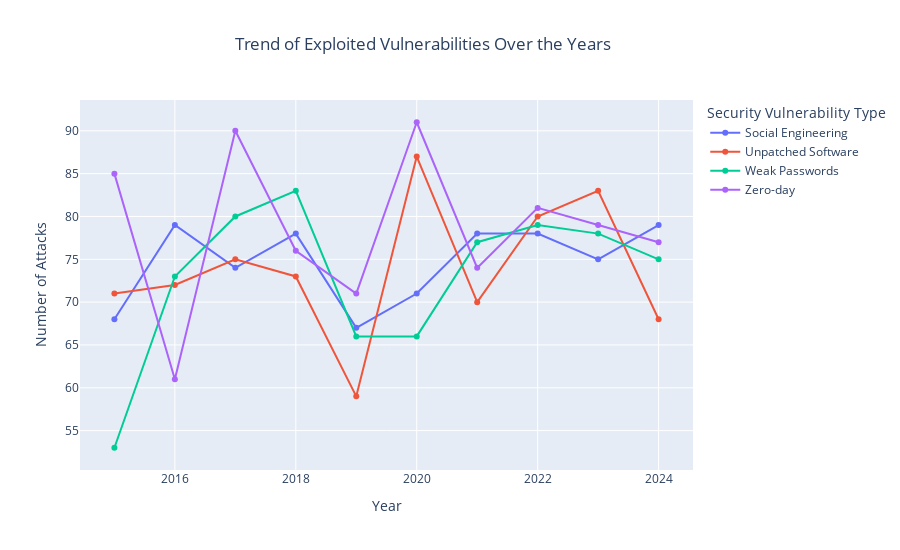

Write notebook code for a chart like this one.
### Code cell
# Trend of attacks type from 2016-2024
attack_trend =cyberAttacks.groupby(['Year', 'Security Vulnerability Type']).size().reset_index(name='Attack Count')
print(attack_trend)
# Plot the trend lines using Plotly
fig = px.line(
    attack_trend,
    x='Year',
    y='Attack Count',
    color='Security Vulnerability Type',
    markers="d",
    title='Trend of Exploited Vulnerabilities Over the Years'
)

# Customize layout
fig.update_layout(
    title={'x': 0.47, 'xanchor': 'center'},
    xaxis_title="Year",
    yaxis_title="Number of Attacks",
    width=900,
    height=550
)

fig.show()

### Figure 1 — Plotly figure (JSON) as saved in the notebook; plotly's stock layout.template omitted (floating-point values rounded to 4 significant figures)
{"data": [{"hovertemplate": "Security Vulnerability Type=Social Engineering<br>Year=%{x}<br>Attack Count=%{y}<extra></extra>", "legendgroup": "Social Engineering", "line": {"color": "#636efa", "dash": "solid"}, "marker": {"symbol": "circle"}, "mode": "lines+markers", "name": "Social Engineering", "orientation": "v", "showlegend": true, "type": "scatter", "x": [2015, 2016, 2017, 2018, 2019, 2020, 2021, 2022, 2023, 2024], "xaxis": "x", "y": [68, 79, 74, 78, 67, 71, 78, 78, 75, 79], "yaxis": "y"}, {"hovertemplate": "Security Vulnerability Type=Unpatched Software<br>Year=%{x}<br>Attack Count=%{y}<extra></extra>", "legendgroup": "Unpatched Software", "line": {"color": "#EF553B", "dash": "solid"}, "marker": {"symbol": "circle"}, "mode": "lines+markers", "name": "Unpatched Software", "orientation": "v", "showlegend": true, "type": "scatter", "x": [2015, 2016, 2017, 2018, 2019, 2020, 2021, 2022, 2023, 2024], "xaxis": "x", "y": [71, 72, 75, 73, 59, 87, 70, 80, 83, 68], "yaxis": "y"}, {"hovertemplate": "Security Vulnerability Type=Weak Passwords<br>Year=%{x}<br>Attack Count=%{y}<extra></extra>", "legendgroup": "Weak Passwords", "line": {"color": "#00cc96", "dash": "solid"}, "marker": {"symbol": "circle"}, "mode": "lines+markers", "name": "Weak Passwords", "orientation": "v", "showlegend": true, "type": "scatter", "x": [2015, 2016, 2017, 2018, 2019, 2020, 2021, 2022, 2023, 2024], "xaxis": "x", "y": [53, 73, 80, 83, 66, 66, 77, 79, 78, 75], "yaxis": "y"}, {"hovertemplate": "Security Vulnerability Type=Zero-day<br>Year=%{x}<br>Attack Count=%{y}<extra></extra>", "legendgroup": "Zero-day", "line": {"color": "#ab63fa", "dash": "solid"}, "marker": {"symbol": "circle"}, "mode": "lines+markers", "name": "Zero-day", "orientation": "v", "showlegend": true, "type": "scatter", "x": [2015, 2016, 2017, 2018, 2019, 2020, 2021, 2022, 2023, 2024], "xaxis": "x", "y": [85, 61, 90, 76, 71, 91, 74, 81, 79, 77], "yaxis": "y"}], "layout": {"height": 550, "legend": {"title": {"text": "Security Vulnerability Type"}, "tracegroupgap": 0}, "title": {"text": "Trend of Exploited Vulnerabilities Over the Years", "x": 0.47, "xanchor": "center"}, "width": 900, "xaxis": {"anchor": "y", "domain": [0, 1], "title": {"text": "Year"}}, "yaxis": {"anchor": "x", "domain": [0, 1], "title": {"text": "Number of Attacks"}}}}
